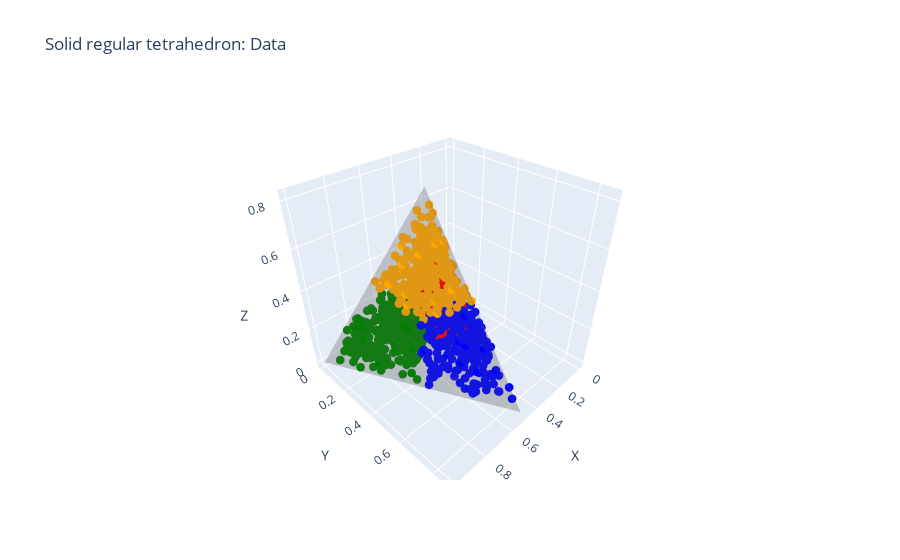

Notebook source saved alongside this figure:
### Code cell
# Plot Data in Tetrahedron Mesh
# i, j, k are the indices of the tetrahedron vertices that make up the x, y, z coordinates of the faces' vertices
fig = go.Figure(data=[
    go.Mesh3d(
        x=vertices[:, 0],
        y=vertices[:, 1],
        z=vertices[:, 2],
        i=[0, 0, 0, 1],
        j=[1, 1, 2, 2],
        k=[2, 3, 3, 3],
        color='grey',
        opacity=0.2,
        name='Tetrahedron'
    ),
    go.Scatter3d(
        x=solid_tetrahedron[:, 0],
        y=solid_tetrahedron[:, 1],
        z=solid_tetrahedron[:, 2],
        mode='markers',
        marker=dict(size=3, color=point_colors),
        name='Random Points'
    )
])

fig.update_layout(
    scene=dict(
        xaxis_title='X',
        yaxis_title='Y',
        zaxis_title='Z',
        aspectmode='cube'
    ),
    title="Solid regular tetrahedron: Data"
)

fig.show()

### Figure 1 — Plotly figure (JSON) as saved in the notebook; plotly's stock layout.template omitted (floating-point values rounded to 4 significant figures; data arrays with more than 128 entries replaced by an {"elided": "..."} marker saying what was removed)
{"data": [{"color": "grey", "i": [0, 0, 0, 1], "j": [1, 1, 2, 2], "k": [2, 3, 3, 3], "name": "Tetrahedron", "opacity": 0.2, "type": "mesh3d", "x": [0, 1, 0.5, 0.5], "y": [0, 0, 0.866, 0.2887], "z": [0, 0, 0, 0.8165]}, {"marker": {"color": {"elided": "1000 str values"}, "size": 3}, "mode": "markers", "name": "Random Points", "type": "scatter3d", "x": {"elided": "1000 float values"}, "y": {"elided": "1000 float values"}, "z": {"elided": "1000 float values"}}], "layout": {"scene": {"aspectmode": "cube", "xaxis": {"title": {"text": "X"}}, "yaxis": {"title": {"text": "Y"}}, "zaxis": {"title": {"text": "Z"}}}, "title": {"text": "Solid regular tetrahedron: Data"}}}
